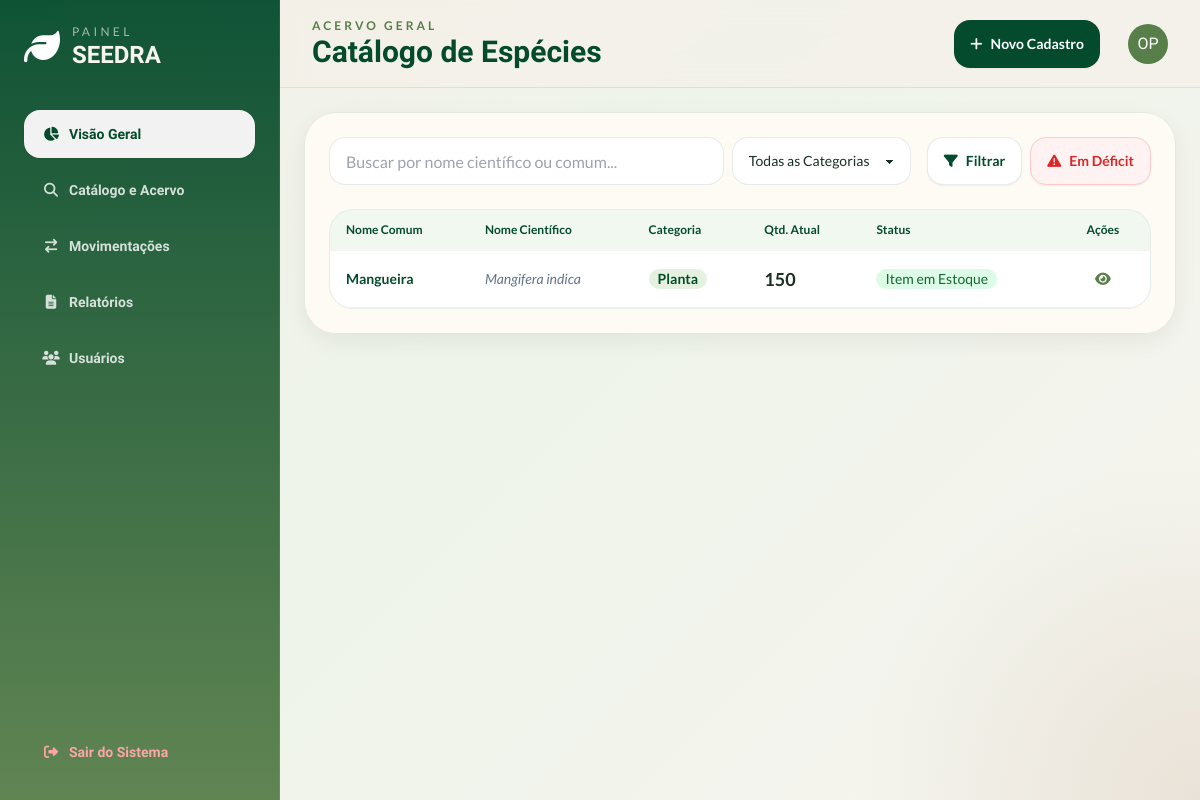
/catalogo (signed in), run on an earlier commit of the app's database.
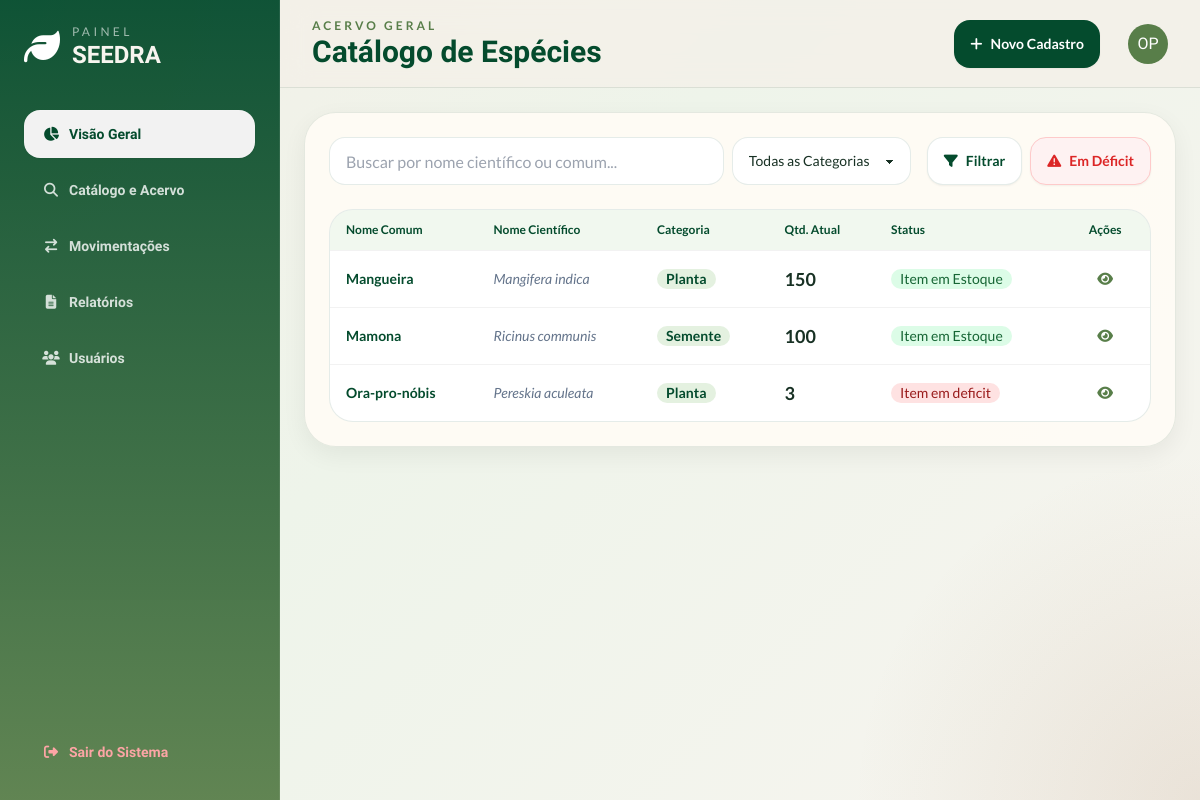
And on a later commit of the database.
### models.py (models this page shows)
class Item(db.Model):
    __tablename__= 'items'
    id = db.Column(db.Integer, primary_key = True)
    nome = db.Column(db.String(50), nullable = False, unique = True)
    quantidade = db.Column(db.Integer, nullable = True)
    n_cientifico = db.Column(db.String(50), nullable = False , unique = True)
    categoria = db.Column(db.String(20), nullable = False)
    deficit_limit = db.Column(db.Integer)
    obs = db.Column(db.Text)
    data_cadastro = db.Column(db.Date, nullable = False)
    movimentacoes = db.relationship('Movimentacao', backref = 'Item', lazy = True)
    def em_deficit(self):
        return self.quantidade < self.deficit_limit

### app.py (the view)
@app.route('/catalogo', methods=['GET'])
@login_required
def catalogo():
    itens = Item.query.all()
    itens_def = sum(1 for item in itens if item.em_deficit())
    return render_template('catalogo.html', itens=itens, itens_def=itens_def)

### app.py (called while the page is built)
def login_required(f):
  @wraps(f)
  def decorated_function(*args, **kwargs):
      if 'usuarios_id' not in session:
         flash("Faça login primeiro!", 'erro')
         return redirect(url_for('login'))
      return f(*args, **kwargs)
  return decorated_function

### templates/catalogo.html (shortened to what this page needs)
{% extends 'base.html' %}
{% block header_subtitle %}Acervo Geral{% endblock %}
{% block header_title %}Catálogo de Espécies{% endblock %}
{% block header_actions %}
<a href="{{ url_for('novo_item') }}" class="btn rounded-2xl border-0 bg-seedra-leafDark hover:bg-seedra-leafMid text-white font-lato">
    <i class="fa-solid fa-plus"></i> Novo Cadastro
</a>
{% endblock %}
{% block content %}
<section class="soft-card rounded-[2rem] p-6">
    <div class="flex flex-col md:flex-row gap-4 justify-between items-center mb-6">
        <div class="flex-1 w-full flex gap-2">
            <input type="text" placeholder="Buscar por nome científico ou comum..." class="input input-bordered rounded-2xl bg-white border-seedra-leafDark/10 w-full max-w-md font-lato" />
            <select class="select select-bordered rounded-2xl bg-white border-seedra-leafDark/10 font-lato">
                <option selected>Todas as Categorias</option>
            </select>
        </div>
        <div class="flex gap-2">
            <button class="btn rounded-2xl bg-white text-seedra-leafDark border border-seedra-leafDark/10 hover:bg-seedra-seedSand hover:border-seedra-seedSand shadow-sm font-lato">
                <i class="fa-solid fa-filter"></i> Filtrar
            </button>
            <button class="btn rounded-2xl bg-red-50 text-red-600 border border-red-200 hover:bg-red-100 hover:border-red-300 shadow-sm font-lato">
                <i class="fa-solid fa-triangle-exclamation"></i> Em Déficit
            </button>
        </div>
    </div>
    <div class="overflow-x-auto rounded-[1.5rem] border border-seedra-leafDark/10 bg-white">
        <table class="table font-lato">
            <thead class="bg-seedra-leafLight/10 text-seedra-leafDark">
                <tr>
                    <th>Nome Comum</th>
                    <th>Nome Científico</th>
                    <th>Categoria</th>
                    <th>Qtd. Atual</th>
                    <th>Status</th>
                    <th class="text-center">Ações</th>
                </tr>
            </thead>
            <tbody>
                {% for item in itens %}
                <tr>
                    <td class="font-bold text-seedra-leafDark">{{ item.nome }}</td>
                    <td class="italic text-slate-500">{{ item.n_cientifico }}</td>
                    <td><span class="badge border-0 bg-seedra-leafLight/20 text-seedra-leafDark font-bold">{{ item.categoria}}</span></td>
                    <td class="metric-value font-bold text-lg">{{ item.quantidade }}</td>
                    <td><span class="badge border-0 {% if item.em_deficit() %} bg-red-100 text-red-800 {% else %} bg-green-100 text-green-800 {% endif %}">
                        {% if item.em_deficit() %}
                            Item em deficit
                        {% else %}
                            Item em Estoque
                        {% endif %}
                    </span></td>
                    <td class="text-center">
                        <a href="{{ url_for('detalhes_item', id=item.id) }}" class="btn btn-sm btn-ghost text-seedra-leafMid rounded-xl"><i class="fa-solid fa-eye"></i></a>
                    </td>
                </tr>
                {% endfor %}
            </tbody>
        </table>
    </div>
</section>
{% endblock %}

### templates/base.html (shortened to what this page needs)
<!DOCTYPE html>
<html lang="pt-BR" data-theme="light">
<head>
  <link rel="stylesheet" href="/static/css/style.css" />
  <script src="https://cdn.tailwindcss.com"></script>
  <link href="https://cdn.jsdelivr.net/npm/daisyui@4.12.10/dist/full.min.css" rel="stylesheet" type="text/css" />
  <link rel="stylesheet" href="https://cdnjs.cloudflare.com/ajax/libs/font-awesome/6.4.0/css/all.min.css">
</head>
<body class="font-sans">
  <div class="dashboard-shell">
    <aside class="sidebar p-5 lg:p-6 flex flex-col gap-6">
      <div class="flex items-center gap-3">
        <i class="fa-solid fa-leaf text-4xl text-white"></i>
        <div>
          <p class="text-xs uppercase tracking-[0.28em] text-white/60 font-lato">Painel</p>
          <h1 class="text-2xl font-extrabold leading-tight">SEEDRA</h1>
        </div>
      </div>
      <nav class="space-y-2 mt-4">
        <a href="{{ url_for('dashboard') }}" class="btn btn-block justify-start bg-white/14 hover:bg-white/20 hover:text-white text-seedra-leafDark border-white/10 rounded-2xl"><i class="fa-solid fa-chart-pie w-5"></i> Visão Geral</a>
        <a href="{{ url_for('catalogo') }}" class="btn btn-block justify-start btn-ghost text-white/80 hover:bg-white/10 rounded-2xl"><i class="fa-solid fa-magnifying-glass w-5"></i> Catálogo e Acervo</a>
        <a href="{{ url_for('movimentacao') }}" class="btn btn-block justify-start btn-ghost text-white/80 hover:bg-white/10 rounded-2xl"><i class="fa-solid fa-arrow-right-arrow-left w-5"></i> Movimentações</a>
        <a href="{{ url_for('relatorios') }}" class="btn btn-block justify-start btn-ghost text-white/80 hover:bg-white/10 rounded-2xl"><i class="fa-solid fa-file-lines w-5"></i> Relatórios</a>
        <a href="{{ url_for('usuarios') }}" class="btn btn-block justify-start btn-ghost text-white/80 hover:bg-white/10 rounded-2xl"><i class="fa-solid fa-users w-5"></i> Usuários</a>
      </nav>
      <div class="mt-auto">
        <a href="{{ url_for('logout') }}" class="btn btn-block justify-start btn-ghost text-red-300 hover:bg-red-500/20 hover:text-red-100 rounded-2xl"><i class="fa-solid fa-right-from-bracket w-5"></i> Sair do Sistema</a>
      </div>
    </aside>
    <header class="topbar px-5 lg:px-8 flex items-center justify-between gap-4">
      <div>
        <p class="text-xs uppercase tracking-[0.25em] text-seedra-leafMid font-semibold font-lato">{% block header_subtitle %}SEEDRA{% endblock %}</p>
        <h2 class="text-2xl md:text-3xl font-extrabold text-seedra-leafDark">{% block header_title %}Painel de Controle{% endblock %}</h2>
      </div>
      <div class="flex items-center gap-3">
        {% block header_actions %}{% endblock %}
        <div class="avatar placeholder ml-4">
          <div class="bg-seedra-leafMid text-white rounded-full w-10">
            <span>OP</span>
          </div>
        </div>
      </div>
    </header>
    <main class="main">
      {% block content %}
      {% endblock %}
    </main>
  </div>
</body>
</html>

### static/css/style.css (style rules this page uses)
:root { --leaf-dark: #044b2d; --leaf-mid: #587e49; --leaf-light: #78b863; --seed-brown: #9a774c; --seed-sand: #ddd1ae; --seed-mist: #d9d6cc; --deep-forest: #001500; --stone: #888784; --cloud: #d9d9d9; --surface: rgba(249, 248, 243, 0.78); --surface-strong: rgba(255, 252, 246, 0.9); --line: rgba(4, 75, 45, 0.10); }
html, body { height: 100%; overflow: hidden; scroll-behavior: smooth; }
body { font-family: 'Balsamiq Sans', sans-serif; background: radial-gradient(circle at top left, rgba(120,184,99,0.18), transparent 20%), radial-gradient(circle at bottom right, rgba(154,119,76,0.14), transparent 24%), linear-gradient(135deg, #f4f0e8 0%, #eef4ea 40%, #f7f4ef 100%); color: #183124; }
.dashboard-shell { display: grid; grid-template-columns: 280px 1fr; grid-template-rows: 88px 1fr; height: 100dvh; }
.sidebar { grid-row: 1 / -1; overflow-y: auto; background: linear-gradient(180deg, rgba(4,75,45,0.95), rgba(88,126,73,0.94)); color: #f7f5ef; border-right: 1px solid rgba(255,255,255,0.08); }
.topbar { grid-column: 2; position: sticky; top: 0; z-index: 10; background: rgba(244, 240, 232, 0.78); backdrop-filter: blur(14px); border-bottom: 1px solid var(--line); }
.main { grid-column: 2; overflow-y: auto; padding: 1.5rem; }
.soft-card { background: var(--surface-strong); border: 1px solid var(--line); box-shadow: 0 8px 24px rgba(0, 21, 0, 0.06); }
.metric-value { font-variant-numeric: tabular-nums lining-nums; }

What changed in the data, as far as the page shows it:
added Item: nome "Mamona", n_cientifico "Ricinus communis", categoria "Semente", quantidade "100", deficit_limit "Item em Estoque"
added Item: nome "Ora-pro-nóbis", n_cientifico "Pereskia aculeata", categoria "Planta", quantidade "3", deficit_limit "Item em deficit"
